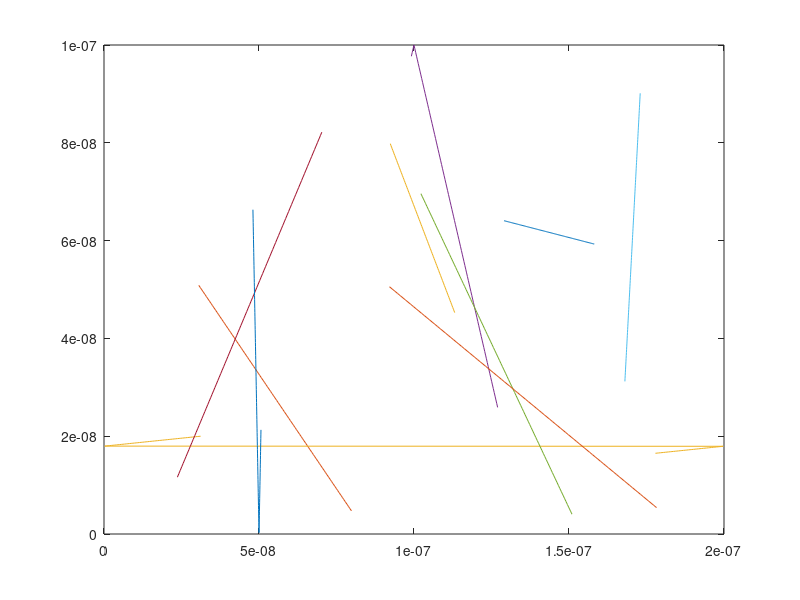

MATLAB code for this plot:
clc; close all;
set(0, 'DefaultFigureWindowStyle', 'docked')

eCount = 10;


tStep = 1e-12;
tStop = 0.1e-9;
time = 0;

eGroup = struct('x', 'y', 'vx', 'vy');
for i = 1 : eCount
    eGroup(i).x = rand()*200e-9;
    eGroup(i).y = rand()*100e-9;
    % Randomized velocities in direction and magnitude
    eGroup(i).vx = 1000*rand()*(2*randi([0 1])-1);
    eGroup(i).vy = 1000*rand()*(2*randi([0 1])-1);
end

plot(0,0);

counter = 1;
while time <= tStop

    for i = 1 : eCount
        %Plotting
        plot(eGroup(i).x, eGroup(i).y)
        hold on
        
        % Updating Position
        eGroup(i).x(counter+1) = eGroup(i).x(counter) - eGroup(i).vx * tStep;
        eGroup(i).y(counter+1) = eGroup(i).y(counter) - eGroup(i).vy * tStep;
        
        
        
        % Conditional Statements
        % y = 200nm boundary
        if eGroup(i).x(counter+1) > 200e-9
            eGroup(i).x(counter+1) = eGroup(i).x(counter+1) - 200e-9;
        end
        
        % y = 0nm boundary
        if eGroup(i).x(counter+1) < 0
            eGroup(i).x(counter+1) = eGroup(i).x(counter+1) + 200e-9;
        end
        
        % x = 100nm boundary
        if eGroup(i).y(counter+1) > 100e-9
            diff = eGroup(i).y(counter+1) - 100e-9;
            eGroup(i).y(counter+1) = 100e-9 - diff;
            eGroup(i).vy = -eGroup(i).vy;
        end
        
        % x = 0nm boundary
        if eGroup(i).y(counter+1) < 0
            diff = -eGroup(i).y(counter+1);
            eGroup(i).y(counter+1) = diff;
            eGroup(i).vy = -eGroup(i).vy;
        end
        
    end
    hold off
    pause(0.001)    % To display trace as animation a delay is presented
    axis([0,200e-9,0,100e-9]);  % Plot Axis' being set
    time = time + tStep;        % Incrementing Time
    counter = counter + 1;      % Incrementing Simulation counter
    
end

